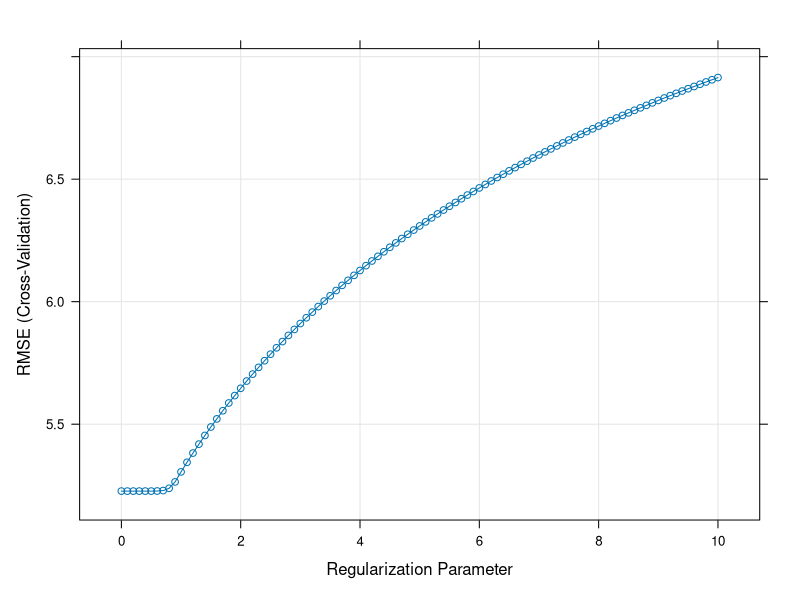
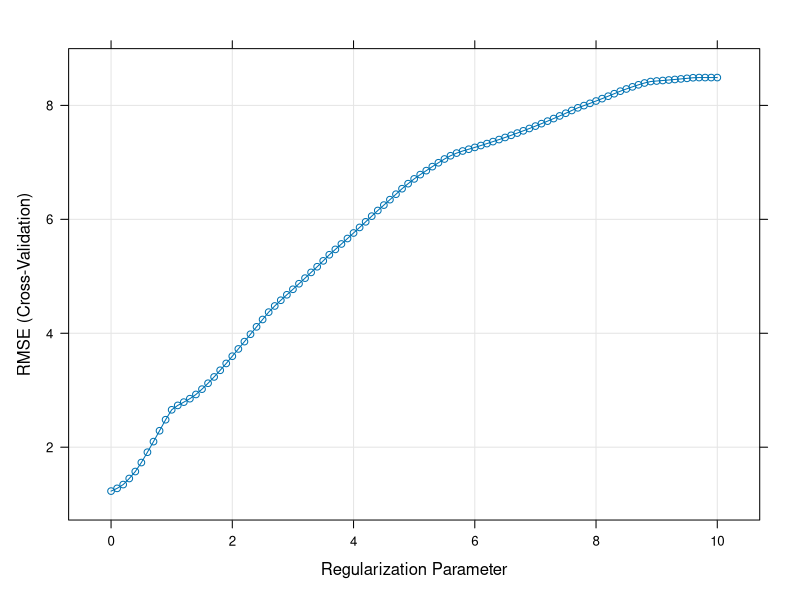

The R source for these figures, in order:
#homework 3
library(caret)

X <- rnorm(100)
e <- rnorm(100)

Y <- 3 + 1*X + 4*X^2 - 1*X^3 + e

df <- data.frame(Y, X)

ridge <- train(Y ~ poly(X, 10), data = df,
                     method = 'glmnet',
                     trControl = trainControl(method = 'cv', number = 10),
                     tuneGrid = expand.grid(alpha = 0,
                                            lambda = seq(0, 10, by = 0.1)))

plot(ridge)

lasso <- train(Y ~ poly(X, 10), data = df,
               method = 'glmnet',
               trControl = trainControl(method = 'cv', number = 10),
               tuneGrid = expand.grid(alpha = 1,
                                      lambda = seq(0, 10, by = 0.1)))

plot(lasso)


postResample(predict(lasso, df), df$Y)
postResample(predict(ridge, df), df$Y)

# as it is visible the R^2 is almost the same which means they are similar
# 
